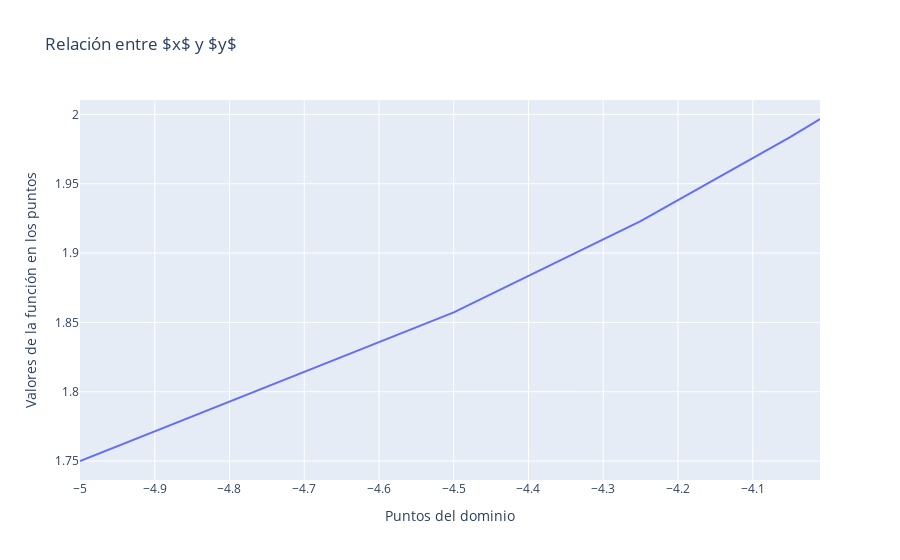

The cell this chart's notebook holds for it:
### Markdown cell above
$$ \lim_{x \to 2^{-}} f(x) =  12 $$

### Code cell
#fig = px.line(tabla,x = tabla.keys()[0], y = tabla.keys()[1], title=r'Relación entre $x$ y $y$')

fig = px.line(tabla1,x = tabla1.keys()[0], y = tabla1.keys()[1], \
                 title=r'Relación entre $x$ y $y$')

fig.show()

#fig.write_html('relacion_entre_x_e_y.html', auto_open=True)

### Figure 1 — Plotly figure (JSON) as saved in the notebook; plotly's stock layout.template omitted (floating-point values rounded to 4 significant figures)
{"data": [{"hovertemplate": "Puntos del dominio=%{x}<br>Valores de la función en los puntos=%{y}<extra></extra>", "legendgroup": "", "line": {"color": "#636efa", "dash": "solid"}, "marker": {"symbol": "circle"}, "mode": "lines", "name": "", "orientation": "v", "showlegend": false, "type": "scatter", "x": [-5, -4.5, -4.25, -4.05, -4.01], "xaxis": "x", "y": [1.75, 1.857, 1.923, 1.984, 1.997], "yaxis": "y"}], "layout": {"legend": {"tracegroupgap": 0}, "title": {"text": "Relación entre $x$ y $y$"}, "xaxis": {"anchor": "y", "domain": [0, 1], "title": {"text": "Puntos del dominio"}}, "yaxis": {"anchor": "x", "domain": [0, 1], "title": {"text": "Valores de la función en los puntos"}}}}
